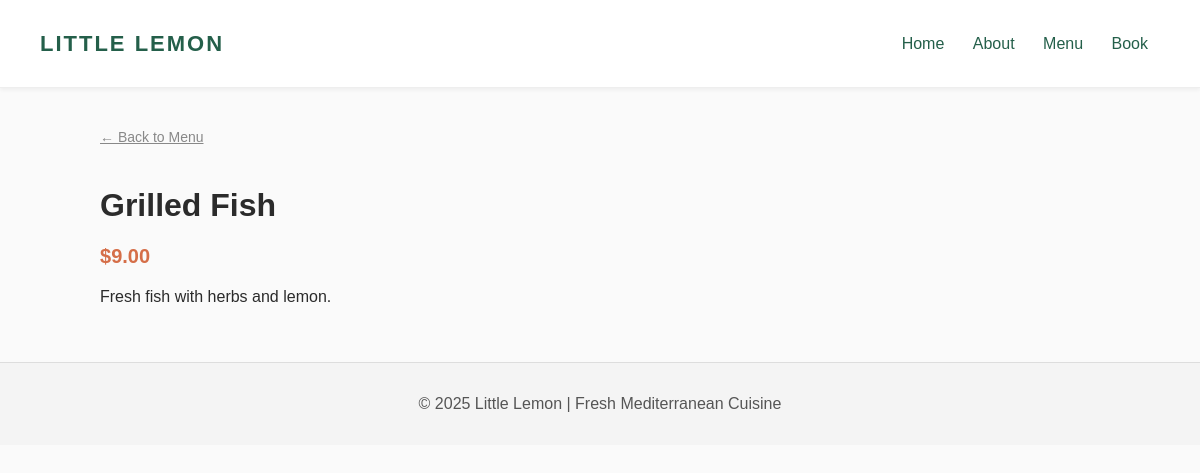
The app's page /menu_item/3/ with its own data.
### restaurant/models.py (models this page shows, shortened)
class MenuItem(models.Model):
    name = models.CharField(max_length=120)
    price = models.DecimalField(max_digits=6, decimal_places=2)
    description = models.TextField(blank=True)
    image = models.ImageField(upload_to='menu_images/', blank=True, null=True)
    class Meta:
        ordering = ['name']  # ✅ alphabetical order

### restaurant/views.py (the view)
# urls.py: path('menu_item/<int:pk>/', views.MenuItemDetailView.as_view(), name='menu_item'),
class MenuItemDetailView(DetailView):
    model = MenuItem
    template_name = 'restaurant/menu_item.html'
    context_object_name = 'item'

### Templates/restaurant/menu_item.html (shortened to what this page needs)
{% extends 'base.html' %}
{% block content %}
<a href="{% url 'menu' %}" class="breadcrumb">← Back to Menu</a>
<div class="menu-detail">
  <div class="detail-text">
    <h1>{{ item.name }}</h1>
    <p class="detail-price">${{ item.price }}</p>
    <p>{{ item.description }}</p>
  </div>
</div>
{% endblock %}

### static/styles.css (style rules this page uses)
body { font-family: "Poppins", Arial, sans-serif; margin: 0; background-color: #fafafa; color: #2b2b2b; }
.menu-detail { display: flex; flex-wrap: wrap; gap: 30px; align-items: flex-start; }
.detail-price { color: #d56e48; font-weight: bold; font-size: 20px; }
.breadcrumb { display: inline-block; margin-bottom: 20px; color: #888; font-size: 14px; }

### records on screen
MenuItem: name "Grilled Fish", price "9.00", description "Fresh fish with herbs and lemon."
